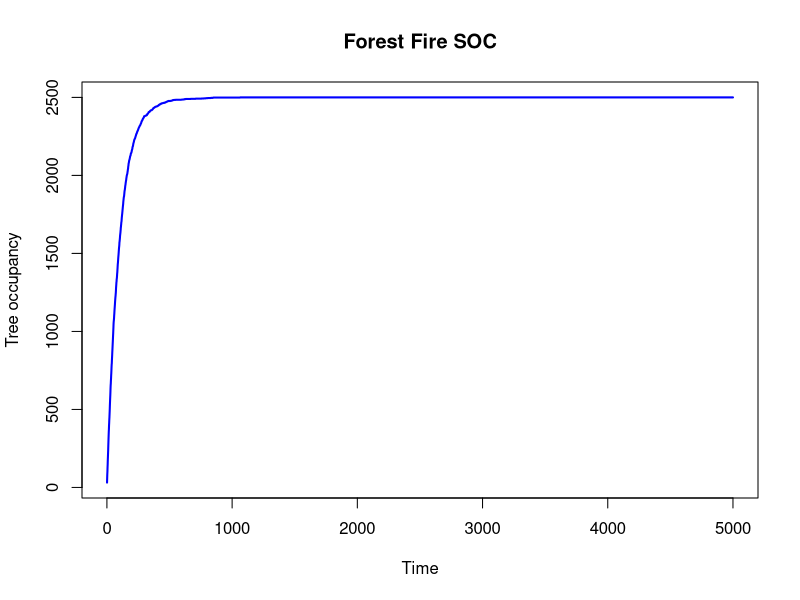

Source code (R): (Note: this script raises an error after producing the figure.)
library(igraph)

################################################
# Total neighbours
################################################
tot_nei <- function(g, nodes){
  unique(unlist(neighbors(g, nodes)))
}

################################################
# Fire cluster (proper BFS)
################################################
Fire <- function(g, x, seed){

  if (x[seed] == 0) return(integer(0))

  burned <- seed
  frontier <- seed

  while(length(frontier) > 0){
    ne <- tot_nei(g, frontier)
    new <- ne[x[ne] == 1 & !(ne %in% burned)]

    if(length(new) == 0) break

    burned <- unique(c(burned, new))
    frontier <- new
  }

  return(burned)
}

################################################
# Forest Fire SOC
################################################
Forest <- function(n, t, p = 0.01, f = 1e-4){

  g <- make_lattice(length = n, dim = 2)
  nod <- gorder(g)

  score <- rep(0, nod)   # 0 = empty, 1 = tree

  fire_sizes <- c()
  occ <- c()

  for(i in 1:t){

    # Tree growth (slow driving)
    grow <- which(runif(nod) < p)
    score[grow] <- 1

    # Lightning (very rare)
    if(runif(1) < f){
      seed <- sample(1:nod, 1)
      fi <- Fire(g, score, seed)

      if(length(fi) > 0){
        score[fi] <- 0
        fire_sizes <- c(fire_sizes, length(fi))
      }
    }

    occ <- c(occ, sum(score))
  }

  # Occupancy plot
  plot(occ, type="l", col="blue", lwd=2,
       xlab="Time", ylab="Tree occupancy",
       main="Forest Fire SOC")

  return(list(occupancy = occ,
              fire_sizes = fire_sizes))
}

################################################
# Run
################################################

res <- Forest(50, 5000, p=0.01, f=1e-4)

# Fire size distribution
hist(res$fire_sizes, breaks=50, prob=TRUE,
     main="Fire size distribution",
     xlab="Fire size")
